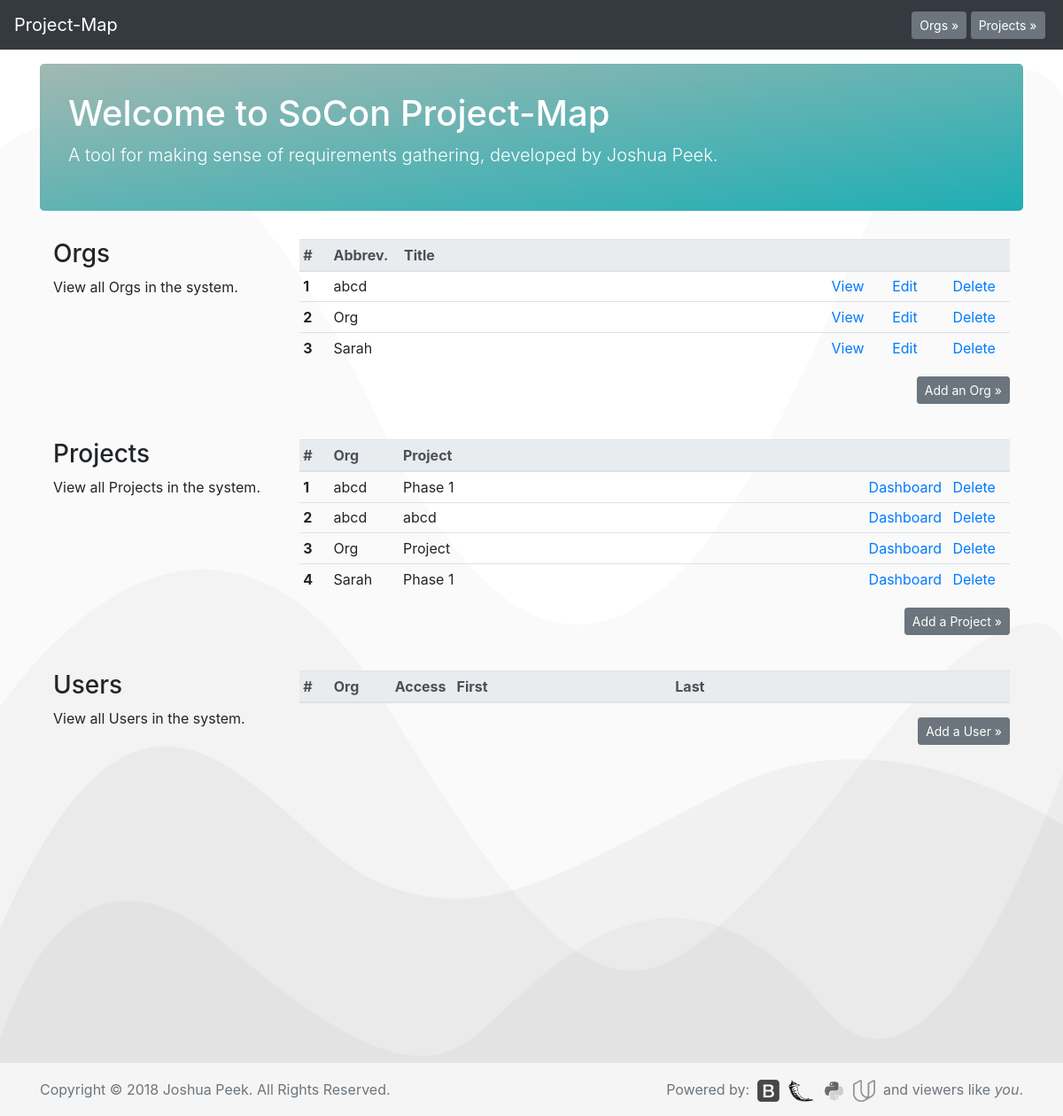
The page / on the database its author committed.
### database_setup.py (models this page shows, shortened)
class Org(Base):
    __tablename__ = 'org'
    id = Column(Integer, primary_key=True)
    title = Column(String(250), nullable=False)
    description = Column(String(500))

class Project(Base):
    __tablename__ = 'project'
    id = Column(Integer, primary_key=True)
    title = Column(String(250), nullable=False)
    description = Column(String(500))
    org_id = Column(Integer, ForeignKey('org.id'))
    org = relationship(Org)

### app.py (the view)
@app.route('/')
def mainPage():
    allorgs = session.query(Org).all()
    allprojects = session.query(Project).all()
    userOrgs = session.query(userOrg).all()
    return render_template('main.html', allorgs=allorgs,
                            allprojects=allprojects,
                            userOrgs=userOrgs)

### templates/main.html (shortened to what this page needs)
<!doctype html>
<html lang="en">
  {% include "header.html" %}
  <body>
  {% include "menu.html" %}
    <main role="main" class="container">
      <div class="jumbotron">
        <h1>Welcome to SoCon Project-Map</h1>
        <p class="lead">A tool for making sense of requirements gathering,
          developed by Joshua Peek.</p>
      </div>
      <div class="container">
        <div class="row mb-4">
          <div class="col-md-3">
            <h3>Orgs</h3>
              <p>View all Orgs in the system.</p>
          </div>
          <div class="col-md-9">
              <table class="table table-responsive table-sm table-hover" width="100%">
                <thead class="thead-light">
                  <tr>
                    <th scope="col" width="35px">#</th>
                    <th scope="col" width="80px">Abbrev.</th>
                    <th scope="col" width="508px">Title</th>
                    <th scope="col" width="70px"></th>
                    <th scope="col" width="70px"></th>
                    <th scope="col" width="70px"></th>
                  </tr>
                </thead>
                <tbody>
                  {% for i in allorgs %}
                  <tr>
                    <th scope="row">{{loop.index}}</th>
                    <td>{{i.title}}</td>
                    <td></td>
                    <td><a href='{{url_for('orgPage', org_id = i.id)}}'>View</a></td>
                    <td><a href='{{url_for('editOrg', org_id = i.id)}}'>Edit</a></td>
                    <td><a href='{{url_for('delOrg', org_id = i.id)}}'>Delete</a></td>
                  </tr>
                  {% endfor %}
                </tbody>
              </table>
            <span style="float:right;">
              <p><button type="button" class="btn btn-secondary btn-sm" data-toggle="modal" data-target="#add-org">Add an Org &raquo;</button></p>
            </span>
          </div>
        </div>
        {% if allorgs is defined %}
        <div class="row mb-4">
          <div class="col-md-3">
            <h3>Projects</h3>
            View all Projects in the system.
          </div>
          <div class="col-md-9">
              <table class="table table-responsive table-sm table-hover" width="100%">
                <thead class="thead-light">
                  <tr>
                    <th scope="col" width="35px">#</th>
                    <th scope="col" width="80px">Org</th>
                    <th scope="col" width="553px">Project</th>
                    <th scope="col" width="95px"></th>
                    <th scope="col" width="70px"></th>
                  </tr>
                </thead>
                <tbody>
                  {% for i in allprojects %}
                  <tr>
                    <th scope="row">{{loop.index}}</th>
                    <td>{{i.org.title}}</td>
                    <td>{{i.title}}</td>
                    <td><a href='{{url_for('projectPage', org_id = i.org.id,  project_id = i.id)}}'>Dashboard</a></td>
                    <td><a href='{{url_for('delProject', org_id = i.org.id,  project_id = i.id)}}'>Delete</a></td>
                  </tr>
                  {% endfor %}
                </tbody>
              </table>
            <span style="float:right;">
              <p><button type="button" class="btn btn-secondary btn-sm" data-toggle="modal" data-target="#add-project">Add a Project &raquo;</button></p>
            </span>
          </div>
        </div>
        {% endif %}
        {% if allprojects is defined %}
        <div class="row mb-4">
          <div class="col-md-3">
            <h3>Users</h3>
              <p>View all Users in the system.</p>
          </div>
          <div class="col-md-9">
              <table class="table table-responsive table-sm table-hover" width="100%">
                <thead class="thead-light">
                  <tr>
                    <th scope="col" width="35px">#</th>
                    <th scope="col" width="70px">Org</th>
                    <th scope="col" width="70px">Access</th>
                    <th scope="col" width="254px">First</th>
                    <th scope="col" width="254px">Last</th>
                    <th scope="col" width="70px"></th>
                    <th scope="col" width="70px"></th>
                  </tr>
                </thead>
              </table>
            <span style="float:right;">
              <p><button type="button" class="btn btn-secondary btn-sm" data-toggle="modal" data-target="#add-user">Add a User &raquo;</button></p>
            </span>
          </div>
        </div>
        {% endif %}
      </div>
    </main>
  {% include "footer.html" %}
  </body>
</html>

### rows shown on the page
Org: title "abcd"
Org: title "Org"
Org: title "Sarah"
Project: org "abcd", title "Phase 1"
Project: org "abcd", title "abcd"
Project: org "Org", title "Project"
Project: org "Sarah", title "Phase 1"
